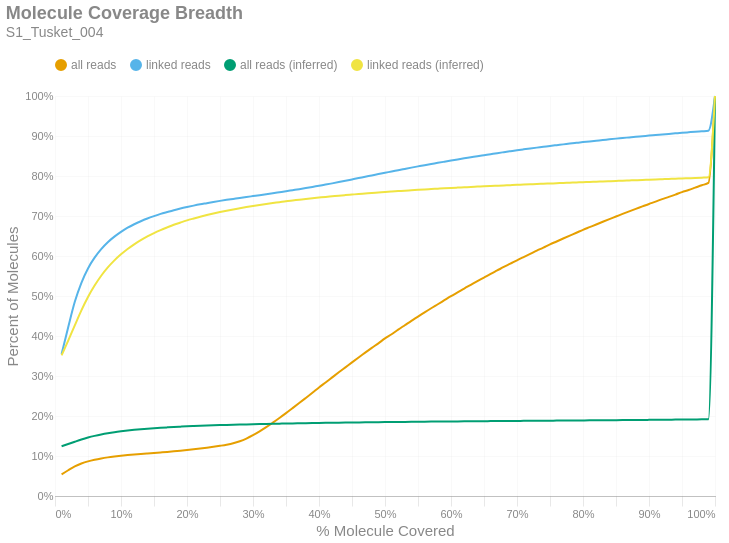

Source (notebook cell):
### Markdown cell above
### Molecule Read Coverage
This chart shows molecule coverage breadth as computed by the number of bases aligned to that molecule. In other words, "*how much of each unique long molecule is actually sequenced/aligned?*" Keep in mind there is a distinction between sequences and alignments, since some sequences belonging to a particular molecule may not align well and wouldn't appear in the alignment data. This chart also shows molecule coverage breadth as computed by the *inferred fragment* from which the aligned sequences originate. Unlike read coverage, this calculation takes into account the total insert size, including unsequenced gaps between the forward and reverse reads. Like the previous figures, these are cumulative percents.

### Code cell
if SKIPLR:
    print_html(f"Skipped")
else:
    binned_df = consolidated_hist(valids['coverage_bp'], mask, 0.01, True)
    binned_df_inf = consolidated_hist(valids['coverage_inserts'], mask, 0.01, True)
    binned_df = binned_df.with_columns(pl.lit(binned_df_inf['all reads (cumsum)']).alias('all reads (inferred)'))
    binned_df = binned_df.with_columns(pl.lit(binned_df_inf['linked reads (cumsum)']).alias('linked reads (inferred)'))
    binned_df = binned_df.with_columns(
        (pl.col('bin').cast(pl.Float64) + 0.01).alias('right_edge')
    )

    with SafeRender(binned_df):
        (
            density_plot(binned_df, 'Molecule Coverage Breadth', samplename, 'molcov', ['all reads (inferred)','linked reads (inferred)'])
            .encode(
                #x=alt.X('bin:Q', title="% Molecule Covered").axis(format = '%').scale(padding=0),
                x=alt.X('right_edge:Q', title="% Molecule Covered").axis(format='%').scale(padding=0),
                y=alt.Y('value:Q', title='Percent of Molecules')
                    .axis(format='%')
                    .stack(False)
                    .scale(domainMin=0, padding=0),
                color=alt.Color("key:N").scale(domain = ["all reads", "linked reads", "all reads (inferred)", "linked reads (inferred)"]),
                tooltip = [
                    alt.Tooltip("key:N", title = "Data Type"),
                    alt.Tooltip("range_label:N", title="% Molecule Covered"),
                    alt.Tooltip("value:Q", format = ".2%", title="% Molecules")
                ]
            )
        ).display()

### Figure 1 — Vega-Lite specification as saved in the notebook (floating-point values rounded to 4 significant figures)
{"width": "container", "height": 400, "config": {"title": {"anchor": "start", "dy": -15, "fontSize": 18, "color": "#888888", "subtitleColor": "#888888", "subtitleFontSize": 14}, "arc": {"fill": "#0072B2"}, "axis": {"domainColor": "#888888", "domainWidth": 0.5, "gridWidth": 0.2, "grid": false, "titleFontWeight": 400, "titleFontSize": 15, "labelFontSize": 11, "labelColor": "#888888", "tickColor": "#888888", "tickWidth": 0.2, "titleColor": "#888888"}, "axisBand": {"grid": false}, "axisX": {"grid": true, "tickSize": 10, "domainCap": "round"}, "axisY": {"domain": false, "grid": true, "tickSize": 0, "domainCap": "round"}, "background": "transparent", "header": {"labelFontSize": 15, "labelColor": "#888888", "titleFontSize": 15, "titleFontWeight": 600, "titleColor": "#888888"}, "legend": {"labelFont": "sans-serif", "labelFontSize": 12, "labelColor": "#888888", "symbolSize": 100, "symbolType": "circle", "titleFontSize": 12, "titlePadding": 10, "titleColor": "#888888", "title": null, "orient": "top"}, "range": {"category": ["#E69F00", "#56B4E9", "#009E73", "#F0E442", "#0072B2", "#D55E00", "#CC79A7", "#000000"], "diverging": ["#cfe8f3", "#a2d4ec", "#73bfe2", "#46abdb", "#1696d2", "#12719e"]}, "area": {"fill": "#0072B2", "fillOpacity": 0.7, "line": true, "strokeOpacity": 0.7}, "line": {"color": "#0072B2", "stroke": "#0072B2", "strokeWidth": 2}, "trail": {"color": "#0072B2", "stroke": "#0072B2", "strokeWidth": 0, "size": 1}, "point": {"filled": true, "fillOpacity": 1.0, "size": 95}, "text": {"color": "#888888", "fontSize": 11, "align": "right", "fontWeight": 400, "size": 11}, "bar": {"fill": "#0072B2", "stroke": null}, "view": {"stroke": null, "continuousWidth": 660, "continuousHeight": 400}}, "data": {"name": "data-09160778b18e24a140fe6790e692a409"}, "mark": {"type": "line", "interpolate": "monotone", "point": {"opacity": 0, "size": 275}}, "encoding": {"color": {"field": "key", "scale": {"domain": ["all reads", "linked reads", "all reads (inferred)", "linked reads (inferred)"]}, "type": "nominal"}, "tooltip": [{"field": "key", "title": "Data Type", "type": "nominal"}, {"field": "range_label", "title": "% Molecule Covered", "type": "nominal"}, {"field": "value", "format": ".2%", "title": "% Molecules", "type": "quantitative"}], "x": {"axis": {"format": "%"}, "field": "right_edge", "scale": {"padding": 0}, "title": "% Molecule Covered", "type": "quantitative"}, "y": {"axis": {"format": "%"}, "field": "value", "scale": {"domainMin": 0, "padding": 0}, "stack": false, "title": "Percent of Molecules", "type": "quantitative"}}, "params": [{"name": "param_c36ac31b6afebe62", "select": {"type": "point", "fields": ["key"]}, "bind": "legend"}], "title": {"text": "Molecule Coverage Breadth", "subtitle": "S1_Tusket_004"}, "transform": [{"fold": ["all reads (cumsum)", "linked reads (cumsum)", "all reads (inferred)", "linked reads (inferred)"]}, {"calculate": "replace(datum.key, ' (cumsum)', '')", "as": "key"}, {"filter": {"param": "param_c36ac31b6afebe62"}}], "usermeta": {"embedOptions": {"downloadFileName": "S1_Tusket_004.molcov"}}, "$schema": "https://vega.github.io/schema/vega-lite/v6.1.0.json", "datasets": {"data-09160778b18e24a140fe6790e692a409": [{"bin": "0.0", "interval": "0.0-0.01", "all reads": 0.05428, "linked reads": 0.3551, "all reads (cumsum)": 0.05428, "linked reads (cumsum)": 0.3551, "range_label": "0.0-0.01", "all reads (inferred)": 0.1243, "linked reads (inferred)": 0.3514, "right_edge": 0.01}, {"bin": "0.01", "interval": "0.01-0.02", "all reads": 0.01013, "linked reads": 0.06692, "all reads (cumsum)": 0.06441, "linked reads (cumsum)": 0.422, "range_label": "0.01-0.02", "all reads (inferred)": 0.1299, "linked reads (inferred)": 0.3883, "right_edge": 0.02}, {"bin": "0.02", "interval": "0.02-0.03", "all reads": 0.009497, "linked reads": 0.06338, "all reads (cumsum)": 0.07391, "linked reads (cumsum)": 0.4854, "range_label": "0.02-0.03", "all reads (inferred)": 0.1356, "linked reads (inferred)": 0.4267, "right_edge": 0.03}, {"bin": "0.03", "interval": "0.03-0.04", "all reads": 0.007201, "linked reads": 0.04766, "all reads (cumsum)": 0.08111, "linked reads (cumsum)": 0.5331, "range_label": "0.03-0.04", "all reads (inferred)": 0.1412, "linked reads (inferred)": 0.4641, "right_edge": 0.04}, {"bin": "0.04", "interval": "0.04-0.05", "all reads": 0.005423, "linked reads": 0.03587, "all reads (cumsum)": 0.08653, "linked reads (cumsum)": 0.569, "range_label": "0.04-0.05", "all reads (inferred)": 0.1461, "linked reads (inferred)": 0.4975, "right_edge": 0.05}, {"bin": "0.05", "interval": "0.05-0.06", "all reads": 0.004097, "linked reads": 0.02681, "all reads (cumsum)": 0.09063, "linked reads (cumsum)": 0.5958, "range_label": "0.05-0.06", "all reads (inferred)": 0.1503, "linked reads (inferred)": 0.5261, "right_edge": 0.06}, {"bin": "0.06", "interval": "0.06-0.07", "all reads": 0.003281, "linked reads": 0.02146, "all reads (cumsum)": 0.09391, "linked reads (cumsum)": 0.6172, "range_label": "0.06-0.07", "all reads (inferred)": 0.1539, "linked reads (inferred)": 0.5505, "right_edge": 0.07}, {"bin": "0.07", "interval": "0.07-0.08", "all reads": 0.002677, "linked reads": 0.01729, "all reads (cumsum)": 0.09659, "linked reads (cumsum)": 0.6345, "range_label": "0.07-0.08", "all reads (inferred)": 0.1569, "linked reads (inferred)": 0.5714, "right_edge": 0.08}, {"bin": "0.08", "interval": "0.08-0.09", "all reads": 0.00219, "linked reads": 0.01394, "all reads (cumsum)": 0.09878, "linked reads (cumsum)": 0.6485, "range_label": "0.08-0.09", "all reads (inferred)": 0.1595, "linked reads (inferred)": 0.5891, "right_edge": 0.09}, {"bin": "0.09", "interval": "0.09-0.1", "all reads": 0.001938, "linked reads": 0.01189, "all reads (cumsum)": 0.1007, "linked reads (cumsum)": 0.6603, "range_label": "0.09-0.1", "all reads (inferred)": 0.1617, "linked reads (inferred)": 0.6042, "right_edge": 0.1}, {"bin": "0.1", "interval": "0.1-0.11", "all reads": 0.001712, "linked reads": 0.01036, "all reads (cumsum)": 0.1024, "linked reads (cumsum)": 0.6707, "range_label": "0.1-0.11", "all reads (inferred)": 0.1636, "linked reads (inferred)": 0.6175, "right_edge": 0.11}, {"bin": "0.11", "interval": "0.11-0.12", "all reads": 0.001473, "linked reads": 0.008624, "all reads (cumsum)": 0.1039, "linked reads (cumsum)": 0.6793, "range_label": "0.11-0.12", "all reads (inferred)": 0.1654, "linked reads (inferred)": 0.6292, "right_edge": 0.12}, {"bin": "0.12", "interval": "0.12-0.13", "all reads": 0.00135, "linked reads": 0.007623, "all reads (cumsum)": 0.1052, "linked reads (cumsum)": 0.6869, "range_label": "0.12-0.13", "all reads (inferred)": 0.1669, "linked reads (inferred)": 0.6396, "right_edge": 0.13}, {"bin": "0.13", "interval": "0.13-0.14", "all reads": 0.00125, "linked reads": 0.006744, "all reads (cumsum)": 0.1065, "linked reads (cumsum)": 0.6937, "range_label": "0.13-0.14", "all reads (inferred)": 0.1682, "linked reads (inferred)": 0.6489, "right_edge": 0.14}, {"bin": "0.14", "interval": "0.14-0.15", "all reads": 0.001213, "linked reads": 0.005964, "all reads (cumsum)": 0.1077, "linked reads (cumsum)": 0.6997, "range_label": "0.14-0.15", "all reads (inferred)": 0.1695, "linked reads (inferred)": 0.6574, "right_edge": 0.15}, {"bin": "0.15", "interval": "0.15-0.16", "all reads": 0.001253, "linked reads": 0.005559, "all reads (cumsum)": 0.109, "linked reads (cumsum)": 0.7052, "range_label": "0.15-0.16", "all reads (inferred)": 0.1706, "linked reads (inferred)": 0.6648, "right_edge": 0.16}, {"bin": "0.16", "interval": "0.16-0.17", "all reads": 0.001287, "linked reads": 0.004779, "all reads (cumsum)": 0.1103, "linked reads (cumsum)": 0.71, "range_label": "0.16-0.17", "all reads (inferred)": 0.1716, "linked reads (inferred)": 0.6716, "right_edge": 0.17}, {"bin": "0.17", "interval": "0.17-0.18", "all reads": 0.001454, "linked reads": 0.004594, "all reads (cumsum)": 0.1117, "linked reads (cumsum)": 0.7146, "range_label": "0.17-0.18", "all reads (inferred)": 0.1725, "linked reads (inferred)": 0.678, "right_edge": 0.18}, {"bin": "0.18", "interval": "0.18-0.19", "all reads": 0.001547, "linked reads": 0.004078, "all reads (cumsum)": 0.1133, "linked reads (cumsum)": 0.7187, "range_label": "0.18-0.19", "all reads (inferred)": 0.1733, "linked reads (inferred)": 0.6836, "right_edge": 0.19}, {"bin": "0.19", "interval": "0.19-0.2", "all reads": 0.001679, "linked reads": 0.003739, "all reads (cumsum)": 0.1149, "linked reads (cumsum)": 0.7224, "range_label": "0.19-0.2", "all reads (inferred)": 0.1741, "linked reads (inferred)": 0.689, "right_edge": 0.2}, {"bin": "0.2", "interval": "0.2-0.21", "all reads": 0.001797, "linked reads": 0.003539, "all reads (cumsum)": 0.1167, "linked reads (cumsum)": 0.7259, "range_label": "0.2-0.21", "all reads (inferred)": 0.1748, "linked reads (inferred)": 0.6937, "right_edge": 0.21}, {"bin": "0.21", "interval": "0.21-0.22", "all reads": 0.001928, "linked reads": 0.003268, "all reads (cumsum)": 0.1187, "linked reads (cumsum)": 0.7292, "range_label": "0.21-0.22", "all reads (inferred)": 0.1755, "linked reads (inferred)": 0.6982, "right_edge": 0.22}, {"bin": "0.22", "interval": "0.22-0.23", "all reads": 0.002084, "linked reads": 0.002922, "all reads (cumsum)": 0.1207, "linked reads (cumsum)": 0.7321, "range_label": "0.22-0.23", "all reads (inferred)": 0.1761, "linked reads (inferred)": 0.7023, "right_edge": 0.23}, {"bin": "0.23", "interval": "0.23-0.24", "all reads": 0.002231, "linked reads": 0.002949, "all reads (cumsum)": 0.123, "linked reads (cumsum)": 0.7351, "range_label": "0.23-0.24", "all reads (inferred)": 0.1767, "linked reads (inferred)": 0.7062, "right_edge": 0.24}, {"bin": "0.24", "interval": "0.24-0.25", "all reads": 0.002527, "linked reads": 0.002748, "all reads (cumsum)": 0.1255, "linked reads (cumsum)": 0.7378, "range_label": "0.24-0.25", "all reads (inferred)": 0.1772, "linked reads (inferred)": 0.7099, "right_edge": 0.25}, {"bin": "0.25", "interval": "0.25-0.26", "all reads": 0.002773, "linked reads": 0.002597, "all reads (cumsum)": 0.1283, "linked reads (cumsum)": 0.7404, "range_label": "0.25-0.26", "all reads (inferred)": 0.1777, "linked reads (inferred)": 0.7133, "right_edge": 0.26}, {"bin": "0.26", "interval": "0.26-0.27", "all reads": 0.003537, "linked reads": 0.002345, "all reads (cumsum)": 0.1318, "linked reads (cumsum)": 0.7428, "range_label": "0.26-0.27", "all reads (inferred)": 0.1782, "linked reads (inferred)": 0.7165, "right_edge": 0.27}, {"bin": "0.27", "interval": "0.27-0.28", "all reads": 0.005083, "linked reads": 0.002367, "all reads (cumsum)": 0.1369, "linked reads (cumsum)": 0.7451, "range_label": "0.27-0.28", "all reads (inferred)": 0.1786, "linked reads (inferred)": 0.7195, "right_edge": 0.28}, {"bin": "0.28", "interval": "0.28-0.29", "all reads": 0.006768, "linked reads": 0.002245, "all reads (cumsum)": 0.1437, "linked reads (cumsum)": 0.7474, "range_label": "0.28-0.29", "all reads (inferred)": 0.1791, "linked reads (inferred)": 0.7224, "right_edge": 0.29}, {"bin": "0.29", "interval": "0.29-0.3", "all reads": 0.008382, "linked reads": 0.002382, "all reads (cumsum)": 0.152, "linked reads (cumsum)": 0.7498, "range_label": "0.29-0.3", "all reads (inferred)": 0.1795, "linked reads (inferred)": 0.7251, "right_edge": 0.3}, {"bin": "0.3", "interval": "0.3-0.31", "all reads": 0.009532, "linked reads": 0.002395, "all reads (cumsum)": 0.1616, "linked reads (cumsum)": 0.7522, "range_label": "0.3-0.31", "all reads (inferred)": 0.1798, "linked reads (inferred)": 0.7277, "right_edge": 0.31}, {"bin": "0.31", "interval": "0.31-0.32", "all reads": 0.01046, "linked reads": 0.002311, "all reads (cumsum)": 0.172, "linked reads (cumsum)": 0.7545, "range_label": "0.31-0.32", "all reads (inferred)": 0.1802, "linked reads (inferred)": 0.7301, "right_edge": 0.32}, {"bin": "0.32", "interval": "0.32-0.33", "all reads": 0.01133, "linked reads": 0.002394, "all reads (cumsum)": 0.1834, "linked reads (cumsum)": 0.7569, "range_label": "0.32-0.33", "all reads (inferred)": 0.1805, "linked reads (inferred)": 0.7324, "right_edge": 0.33}, {"bin": "0.33", "interval": "0.33-0.34", "all reads": 0.01175, "linked reads": 0.002508, "all reads (cumsum)": 0.1951, "linked reads (cumsum)": 0.7594, "range_label": "0.33-0.34", "all reads (inferred)": 0.1809, "linked reads (inferred)": 0.7346, "right_edge": 0.34}, {"bin": "0.34", "interval": "0.34-0.35", "all reads": 0.0121, "linked reads": 0.002513, "all reads (cumsum)": 0.2072, "linked reads (cumsum)": 0.7619, "range_label": "0.34-0.35", "all reads (inferred)": 0.1812, "linked reads (inferred)": 0.7368, "right_edge": 0.35}, {"bin": "0.35", "interval": "0.35-0.36", "all reads": 0.01251, "linked reads": 0.002581, "all reads (cumsum)": 0.2197, "linked reads (cumsum)": 0.7645, "range_label": "0.35-0.36", "all reads (inferred)": 0.1815, "linked reads (inferred)": 0.7388, "right_edge": 0.36}, {"bin": "0.36", "interval": "0.36-0.37", "all reads": 0.01264, "linked reads": 0.002569, "all reads (cumsum)": 0.2324, "linked reads (cumsum)": 0.767, "range_label": "0.36-0.37", "all reads (inferred)": 0.1818, "linked reads (inferred)": 0.7406, "right_edge": 0.37}, {"bin": "0.37", "interval": "0.37-0.38", "all reads": 0.01279, "linked reads": 0.002735, "all reads (cumsum)": 0.2452, "linked reads (cumsum)": 0.7698, "range_label": "0.37-0.38", "all reads (inferred)": 0.1821, "linked reads (inferred)": 0.7426, "right_edge": 0.38}, {"bin": "0.38", "interval": "0.38-0.39", "all reads": 0.01283, "linked reads": 0.002864, "all reads (cumsum)": 0.258, "linked reads (cumsum)": 0.7726, "range_label": "0.38-0.39", "all reads (inferred)": 0.1823, "linked reads (inferred)": 0.7443, "right_edge": 0.39}, {"bin": "0.39", "interval": "0.39-0.4", "all reads": 0.01323, "linked reads": 0.003024, "all reads (cumsum)": 0.2712, "linked reads (cumsum)": 0.7757, "range_label": "0.39-0.4", "all reads (inferred)": 0.1826, "linked reads (inferred)": 0.746, "right_edge": 0.4}, {"bin": "0.4", "interval": "0.4-0.41", "all reads": 0.01261, "linked reads": 0.00285, "all reads (cumsum)": 0.2838, "linked reads (cumsum)": 0.7785, "range_label": "0.4-0.41", "all reads (inferred)": 0.1828, "linked reads (inferred)": 0.7477, "right_edge": 0.41}, {"bin": "0.41", "interval": "0.41-0.42", "all reads": 0.01273, "linked reads": 0.003087, "all reads (cumsum)": 0.2966, "linked reads (cumsum)": 0.7816, "range_label": "0.41-0.42", "all reads (inferred)": 0.1831, "linked reads (inferred)": 0.7492, "right_edge": 0.42}, {"bin": "0.42", "interval": "0.42-0.43", "all reads": 0.01266, "linked reads": 0.003151, "all reads (cumsum)": 0.3092, "linked reads (cumsum)": 0.7847, "range_label": "0.42-0.43", "all reads (inferred)": 0.1833, "linked reads (inferred)": 0.7508, "right_edge": 0.43}, {"bin": "0.43", "interval": "0.43-0.44", "all reads": 0.01245, "linked reads": 0.003246, "all reads (cumsum)": 0.3217, "linked reads (cumsum)": 0.788, "range_label": "0.43-0.44", "all reads (inferred)": 0.1835, "linked reads (inferred)": 0.7522, "right_edge": 0.44}, {"bin": "0.44", "interval": "0.44-0.45", "all reads": 0.01249, "linked reads": 0.003414, "all reads (cumsum)": 0.3342, "linked reads (cumsum)": 0.7914, "range_label": "0.44-0.45", "all reads (inferred)": 0.1838, "linked reads (inferred)": 0.7536, "right_edge": 0.45}, {"bin": "0.45", "interval": "0.45-0.46", "all reads": 0.01226, "linked reads": 0.003389, "all reads (cumsum)": 0.3464, "linked reads (cumsum)": 0.7948, "range_label": "0.45-0.46", "all reads (inferred)": 0.184, "linked reads (inferred)": 0.755, "right_edge": 0.46}, {"bin": "0.46", "interval": "0.46-0.47", "all reads": 0.01192, "linked reads": 0.003253, "all reads (cumsum)": 0.3584, "linked reads (cumsum)": 0.798, "range_label": "0.46-0.47", "all reads (inferred)": 0.1842, "linked reads (inferred)": 0.7563, "right_edge": 0.47}, {"bin": "0.47", "interval": "0.47-0.48", "all reads": 0.012, "linked reads": 0.003423, "all reads (cumsum)": 0.3704, "linked reads (cumsum)": 0.8015, "range_label": "0.47-0.48", "all reads (inferred)": 0.1844, "linked reads (inferred)": 0.7576, "right_edge": 0.48}, {"bin": "0.48", "interval": "0.48-0.49", "all reads": 0.01133, "linked reads": 0.003274, "all reads (cumsum)": 0.3817, "linked reads (cumsum)": 0.8047, "range_label": "0.48-0.49", "all reads (inferred)": 0.1846, "linked reads (inferred)": 0.7588, "right_edge": 0.49}, {"bin": "0.49", "interval": "0.49-0.5", "all reads": 0.01239, "linked reads": 0.003387, "all reads (cumsum)": 0.3941, "linked reads (cumsum)": 0.8081, "range_label": "0.49-0.5", "all reads (inferred)": 0.1848, "linked reads (inferred)": 0.76, "right_edge": 0.5}, {"bin": "0.5", "interval": "0.5-0.51", "all reads": 0.01036, "linked reads": 0.003087, "all reads (cumsum)": 0.4044, "linked reads (cumsum)": 0.8112, "range_label": "0.5-0.51", "all reads (inferred)": 0.1849, "linked reads (inferred)": 0.7612, "right_edge": 0.51}, {"bin": "0.51", "interval": "0.51-0.52", "all reads": 0.0116, "linked reads": 0.003357, "all reads (cumsum)": 0.416, "linked reads (cumsum)": 0.8146, "range_label": "0.51-0.52", "all reads (inferred)": 0.1851, "linked reads (inferred)": 0.7623, "right_edge": 0.52}, {"bin": "0.52", "interval": "0.52-0.53", "all reads": 0.0109, "linked reads": 0.003185, "all reads (cumsum)": 0.4269, "linked reads (cumsum)": 0.8178, "range_label": "0.52-0.53", "all reads (inferred)": 0.1853, "linked reads (inferred)": 0.7634, "right_edge": 0.53}, {"bin": "0.53", "interval": "0.53-0.54", "all reads": 0.01095, "linked reads": 0.003167, "all reads (cumsum)": 0.4379, "linked reads (cumsum)": 0.8209, "range_label": "0.53-0.54", "all reads (inferred)": 0.1854, "linked reads (inferred)": 0.7644, "right_edge": 0.54}, {"bin": "0.54", "interval": "0.54-0.55", "all reads": 0.0105, "linked reads": 0.003114, "all reads (cumsum)": 0.4484, "linked reads (cumsum)": 0.824, "range_label": "0.54-0.55", "all reads (inferred)": 0.1856, "linked reads (inferred)": 0.7655, "right_edge": 0.55}, {"bin": "0.55", "interval": "0.55-0.56", "all reads": 0.01069, "linked reads": 0.00308, "all reads (cumsum)": 0.4591, "linked reads (cumsum)": 0.8271, "range_label": "0.55-0.56", "all reads (inferred)": 0.1858, "linked reads (inferred)": 0.7665, "right_edge": 0.56}, {"bin": "0.56", "interval": "0.56-0.57", "all reads": 0.01035, "linked reads": 0.002866, "all reads (cumsum)": 0.4694, "linked reads (cumsum)": 0.83, "range_label": "0.56-0.57", "all reads (inferred)": 0.1859, "linked reads (inferred)": 0.7674, "right_edge": 0.57}, {"bin": "0.57", "interval": "0.57-0.58", "all reads": 0.009968, "linked reads": 0.002917, "all reads (cumsum)": 0.4794, "linked reads (cumsum)": 0.8329, "range_label": "0.57-0.58", "all reads (inferred)": 0.1861, "linked reads (inferred)": 0.7683, "right_edge": 0.58}, {"bin": "0.58", "interval": "0.58-0.59", "all reads": 0.01008, "linked reads": 0.002855, "all reads (cumsum)": 0.4895, "linked reads (cumsum)": 0.8358, "range_label": "0.58-0.59", "all reads (inferred)": 0.1862, "linked reads (inferred)": 0.7693, "right_edge": 0.59}, {"bin": "0.59", "interval": "0.59-0.6", "all reads": 0.01005, "linked reads": 0.002835, "all reads (cumsum)": 0.4995, "linked reads (cumsum)": 0.8386, "range_label": "0.59-0.6", "all reads (inferred)": 0.1864, "linked reads (inferred)": 0.7702, "right_edge": 0.6}, {"bin": "0.6", "interval": "0.6-0.61", "all reads": 0.009383, "linked reads": 0.002824, "all reads (cumsum)": 0.5089, "linked reads (cumsum)": 0.8414, "range_label": "0.6-0.61", "all reads (inferred)": 0.1865, "linked reads (inferred)": 0.771, "right_edge": 0.61}, {"bin": "0.61", "interval": "0.61-0.62", "all reads": 0.009673, "linked reads": 0.002749, "all reads (cumsum)": 0.5186, "linked reads (cumsum)": 0.8442, "range_label": "0.61-0.62", "all reads (inferred)": 0.1867, "linked reads (inferred)": 0.7718, "right_edge": 0.62}, {"bin": "0.62", "interval": "0.62-0.63", "all reads": 0.00924, "linked reads": 0.00263, "all reads (cumsum)": 0.5278, "linked reads (cumsum)": 0.8468, "range_label": "0.62-0.63", "all reads (inferred)": 0.1868, "linked reads (inferred)": 0.7727, "right_edge": 0.63}, {"bin": "0.63", "interval": "0.63-0.64", "all reads": 0.009286, "linked reads": 0.002715, "all reads (cumsum)": 0.5371, "linked reads (cumsum)": 0.8495, "range_label": "0.63-0.64", "all reads (inferred)": 0.187, "linked reads (inferred)": 0.7734, "right_edge": 0.64}, {"bin": "0.64", "interval": "0.64-0.65", "all reads": 0.009009, "linked reads": 0.00254, "all reads (cumsum)": 0.5461, "linked reads (cumsum)": 0.8521, "range_label": "0.64-0.65", "all reads (inferred)": 0.1871, "linked reads (inferred)": 0.7743, "right_edge": 0.65}, {"bin": "0.65", "interval": "0.65-0.66", "all reads": 0.009163, "linked reads": 0.002533, "all reads (cumsum)": 0.5553, "linked reads (cumsum)": 0.8546, "range_label": "0.65-0.66", "all reads (inferred)": 0.1872, "linked reads (inferred)": 0.775, "right_edge": 0.66}, {"bin": "0.66", "interval": "0.66-0.67", "all reads": 0.008559, "linked reads": 0.002548, "all reads (cumsum)": 0.5638, "linked reads (cumsum)": 0.8571, "range_label": "0.66-0.67", "all reads (inferred)": 0.1874, "linked reads (inferred)": 0.7757, "right_edge": 0.67}, {"bin": "0.67", "interval": "0.67-0.68", "all reads": 0.008709, "linked reads": 0.002425, "all reads (cumsum)": 0.5725, "linked reads (cumsum)": 0.8596, "range_label": "0.67-0.68", "all reads (inferred)": 0.1875, "linked reads (inferred)": 0.7764, "right_edge": 0.68}, {"bin": "0.68", "interval": "0.68-0.69", "all reads": 0.008286, "linked reads": 0.002394, "all reads (cumsum)": 0.5808, "linked reads (cumsum)": 0.862, "range_label": "0.68-0.69", "all reads (inferred)": 0.1876, "linked reads (inferred)": 0.7771, "right_edge": 0.69}, {"bin": "0.69", "interval": "0.69-0.7", "all reads": 0.008489, "linked reads": 0.002384, "all reads (cumsum)": 0.5893, "linked reads (cumsum)": 0.8643, "range_label": "0.69-0.7", "all reads (inferred)": 0.1877, "linked reads (inferred)": 0.7778, "right_edge": 0.7}, {"bin": "0.7", "interval": "0.7-0.71", "all reads": 0.008048, "linked reads": 0.002256, "all reads (cumsum)": 0.5974, "linked reads (cumsum)": 0.8666, "range_label": "0.7-0.71", "all reads (inferred)": 0.1879, "linked reads (inferred)": 0.7785, "right_edge": 0.71}, {"bin": "0.71", "interval": "0.71-0.72", "all reads": 0.007916, "linked reads": 0.002205, "all reads (cumsum)": 0.6053, "linked reads (cumsum)": 0.8688, "range_label": "0.71-0.72", "all reads (inferred)": 0.188, "linked reads (inferred)": 0.7792, "right_edge": 0.72}, {"bin": "0.72", "interval": "0.72-0.73", "all reads": 0.007996, "linked reads": 0.002142, "all reads (cumsum)": 0.6133, "linked reads (cumsum)": 0.8709, "range_label": "0.72-0.73", "all reads (inferred)": 0.1881, "linked reads (inferred)": 0.78, "right_edge": 0.73}, {"bin": "0.73", "interval": "0.73-0.74", "all reads": 0.007637, "linked reads": 0.002089, "all reads (cumsum)": 0.6209, "linked reads (cumsum)": 0.873, "range_label": "0.73-0.74", "all reads (inferred)": 0.1882, "linked reads (inferred)": 0.7806, "right_edge": 0.74}, {"bin": "0.74", "interval": "0.74-0.75", "all reads": 0.008064, "linked reads": 0.002177, "all reads (cumsum)": 0.629, "linked reads (cumsum)": 0.8752, "range_label": "0.74-0.75", "all reads (inferred)": 0.1884, "linked reads (inferred)": 0.7812, "right_edge": 0.75}, {"bin": "0.75", "interval": "0.75-0.76", "all reads": 0.007348, "linked reads": 0.00195, "all reads (cumsum)": 0.6363, "linked reads (cumsum)": 0.8772, "range_label": "0.75-0.76", "all reads (inferred)": 0.1885, "linked reads (inferred)": 0.7819, "right_edge": 0.76}, {"bin": "0.76", "interval": "0.76-0.77", "all reads": 0.007402, "linked reads": 0.001903, "all reads (cumsum)": 0.6437, "linked reads (cumsum)": 0.8791, "range_label": "0.76-0.77", "all reads (inferred)": 0.1886, "linked reads (inferred)": 0.7826, "right_edge": 0.77}, {"bin": "0.77", "interval": "0.77-0.78", "all reads": 0.007247, "linked reads": 0.001964, "all reads (cumsum)": 0.651, "linked reads (cumsum)": 0.881, "range_label": "0.77-0.78", "all reads (inferred)": 0.1887, "linked reads (inferred)": 0.7832, "right_edge": 0.78}, {"bin": "0.78", "interval": "0.78-0.79", "all reads": 0.007146, "linked reads": 0.001871, "all reads (cumsum)": 0.6581, "linked reads (cumsum)": 0.8829, "range_label": "0.78-0.79", "all reads (inferred)": 0.1889, "linked reads (inferred)": 0.7839, "right_edge": 0.79}, {"bin": "0.79", "interval": "0.79-0.8", "all reads": 0.007349, "linked reads": 0.001855, "all reads (cumsum)": 0.6655, "linked reads (cumsum)": 0.8848, "range_label": "0.79-0.8", "all reads (inferred)": 0.189, "linked reads (inferred)": 0.7845, "right_edge": 0.8}, {"bin": "0.8", "interval": "0.8-0.81", "all reads": 0.006707, "linked reads": 0.001778, "all reads (cumsum)": 0.6722, "linked reads (cumsum)": 0.8865, "range_label": "0.8-0.81", "all reads (inferred)": 0.1891, "linked reads (inferred)": 0.7852, "right_edge": 0.81}, {"bin": "0.81", "interval": "0.81-0.82", "all reads": 0.00668, "linked reads": 0.001742, "all reads (cumsum)": 0.6789, "linked reads (cumsum)": 0.8883, "range_label": "0.81-0.82", "all reads (inferred)": 0.1893, "linked reads (inferred)": 0.7858, "right_edge": 0.82}, {"bin": "0.82", "interval": "0.82-0.83", "all reads": 0.006784, "linked reads": 0.00168, "all reads (cumsum)": 0.6856, "linked reads (cumsum)": 0.89, "range_label": "0.82-0.83", "all reads (inferred)": 0.1894, "linked reads (inferred)": 0.7864, "right_edge": 0.83}, {"bin": "0.83", "interval": "0.83-0.84", "all reads": 0.006619, "linked reads": 0.001815, "all reads (cumsum)": 0.6923, "linked reads (cumsum)": 0.8918, "range_label": "0.83-0.84", "all reads (inferred)": 0.1895, "linked reads (inferred)": 0.787, "right_edge": 0.84}, {"bin": "0.84", "interval": "0.84-0.85", "all reads": 0.006408, "linked reads": 0.001673, "all reads (cumsum)": 0.6987, "linked reads (cumsum)": 0.8934, "range_label": "0.84-0.85", "all reads (inferred)": 0.1897, "linked reads (inferred)": 0.7877, "right_edge": 0.85}, {"bin": "0.85", "interval": "0.85-0.86", "all reads": 0.006476, "linked reads": 0.001511, "all reads (cumsum)": 0.7051, "linked reads (cumsum)": 0.895, "range_label": "0.85-0.86", "all reads (inferred)": 0.1898, "linked reads (inferred)": 0.7883, "right_edge": 0.86}, {"bin": "0.86", "interval": "0.86-0.87", "all reads": 0.006347, "linked reads": 0.001591, "all reads (cumsum)": 0.7115, "linked reads (cumsum)": 0.8965, "range_label": "0.86-0.87", "all reads (inferred)": 0.1899, "linked reads (inferred)": 0.7889, "right_edge": 0.87}, {"bin": "0.87", "interval": "0.87-0.88", "all reads": 0.006272, "linked reads": 0.001578, "all reads (cumsum)": 0.7178, "linked reads (cumsum)": 0.8981, "range_label": "0.87-0.88", "all reads (inferred)": 0.19, "linked reads (inferred)": 0.7894, "right_edge": 0.88}, {"bin": "0.88", "interval": "0.88-0.89", "all reads": 0.006146, "linked reads": 0.001425, "all reads (cumsum)": 0.7239, "linked reads (cumsum)": 0.8995, "range_label": "0.88-0.89", "all reads (inferred)": 0.1902, "linked reads (inferred)": 0.7901, "right_edge": 0.89}, {"bin": "0.89", "interval": "0.89-0.9", "all reads": 0.006206, "linked reads": 0.001485, "all reads (cumsum)": 0.7301, "linked reads (cumsum)": 0.901, "range_label": "0.89-0.9", "all reads (inferred)": 0.1903, "linked reads (inferred)": 0.7907, "right_edge": 0.9}, {"bin": "0.9", "interval": "0.9-0.91", "all reads": 0.005737, "linked reads": 0.00138, "all reads (cumsum)": 0.7358, "linked reads (cumsum)": 0.9024, "range_label": "0.9-0.91", "all reads (inferred)": 0.1905, "linked reads (inferred)": 0.7914, "right_edge": 0.91}, {"bin": "0.91", "interval": "0.91-0.92", "all reads": 0.006468, "linked reads": 0.001429, "all reads (cumsum)": 0.7423, "linked reads (cumsum)": 0.9038, "range_label": "0.91-0.92", "all reads (inferred)": 0.1906, "linked reads (inferred)": 0.792, "right_edge": 0.92}, {"bin": "0.92", "interval": "0.92-0.93", "all reads": 0.005381, "linked reads": 0.001401, "all reads (cumsum)": 0.7477, "linked reads (cumsum)": 0.9052, "range_label": "0.92-0.93", "all reads (inferred)": 0.1908, "linked reads (inferred)": 0.7926, "right_edge": 0.93}, {"bin": "0.93", "interval": "0.93-0.94", "all reads": 0.00587, "linked reads": 0.001379, "all reads (cumsum)": 0.7536, "linked reads (cumsum)": 0.9066, "range_label": "0.93-0.94", "all reads (inferred)": 0.1909, "linked reads (inferred)": 0.7932, "right_edge": 0.94}, {"bin": "0.94", "interval": "0.94-0.95", "all reads": 0.006252, "linked reads": 0.001369, "all reads (cumsum)": 0.7598, "linked reads (cumsum)": 0.908, "range_label": "0.94-0.95", "all reads (inferred)": 0.1911, "linked reads (inferred)": 0.7938, "right_edge": 0.95}, {"bin": "0.95", "interval": "0.95-0.96", "all reads": 0.005113, "linked reads": 0.001313, "all reads (cumsum)": 0.7649, "linked reads (cumsum)": 0.9093, "range_label": "0.95-0.96", "all reads (inferred)": 0.1913, "linked reads (inferred)": 0.7944, "right_edge": 0.96}, {"bin": "0.96", "interval": "0.96-0.97", "all reads": 0.005982, "linked reads": 0.001309, "all reads (cumsum)": 0.7709, "linked reads (cumsum)": 0.9106, "range_label": "0.96-0.97", "all reads (inferred)": 0.1914, "linked reads (inferred)": 0.795, "right_edge": 0.97}, {"bin": "0.97", "interval": "0.97-0.98", "all reads": 0.006045, "linked reads": 0.001233, "all reads (cumsum)": 0.777, "linked reads (cumsum)": 0.9118, "range_label": "0.97-0.98", "all reads (inferred)": 0.1916, "linked reads (inferred)": 0.7958, "right_edge": 0.98}, {"bin": "0.98", "interval": "0.98-0.99", "all reads": 0.005673, "linked reads": 0.001263, "all reads (cumsum)": 0.7826, "linked reads (cumsum)": 0.9131, "range_label": "0.98-0.99", "all reads (inferred)": 0.1919, "linked reads (inferred)": 0.7967, "right_edge": 0.99}, {"bin": "0.99", "interval": "0.99-1.0", "all reads": 0.2174, "linked reads": 0.08689, "all reads (cumsum)": 1.0, "linked reads (cumsum)": 1.0, "range_label": "0.99-1.0", "all reads (inferred)": 1.0, "linked reads (inferred)": 1.0, "right_edge": 1.0}]}}
